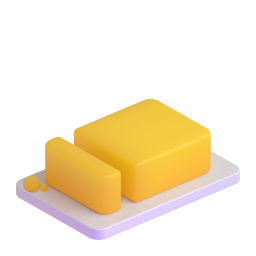
#> input picture assets/tiers/butter.png, 256 x 256 px
$ python -i tiers.py   (imports and definitions only)
#> lines starting #> are read from the running program, lines starting #| are printed output that depends on the picture
#> further down, picture is the input picture: PIL image 256x256 RGBA; mean R, G, B, A 66.7, 54.6, 31.1, 72.9
"""Watch-time tiers, from Corn at 10 h to Bottomless Bucket at 1,000 h, and their badges.

Badges are drawn here with Pillow: a rosette in the tier's metal (bronze, silver,
gold, platinum, diamond, then a purple legend finish) with a 3D icon in the
middle and the tier's name on a ribbon. Icons are Microsoft's Fluent Emoji
(MIT) except the kernels, which are drawn below. The font is Bebas Neue (OFL).
Both are in assets/, with their licences in assets/LICENSES.md.
"""
import hashlib
import io
import math
from dataclasses import dataclass
from functools import lru_cache
from pathlib import Path

import numpy as np
from PIL import Image, ImageChops, ImageDraw, ImageFilter, ImageFont

ASSETS = Path(__file__).parent / "assets"


@dataclass(frozen=True)
class Tier:
    hours: int
    key: str
    name: str
    emoji: str                          # for text: the card, the digest
    metal: tuple[str, str, str]         # light, mid, dark
    glow: str
    points: int                         # spikes on the rosette
    icon: str                           # assets/tiers/<icon>.png, or "kernel" (drawn)
    extra: str | None = None            # a smaller icon in front, bottom right

    @property
    def colour(self) -> int:
        return int(self.metal[1].lstrip("#"), 16)


TIERS = [
    Tier(10, "corn", "Corn", "🌽", ("#F6CFA8", "#C27A44", "#5E3116"), "#C27A44", 12, "corn"),
    Tier(50, "kernel", "Kernel", "🟡", ("#FFFFFF", "#BFC8D2", "#5C6672"), "#BFC8D2", 14, "kernel"),
    Tier(100, "popcorn", "Popcorn", "🍿", ("#FFF6C2", "#F2BE32", "#8A5A00"), "#F2BE32", 16, "popcorn"),
    Tier(250, "salted", "Salted", "🧂", ("#F2FFFD", "#9FE3DC", "#2F6F78"), "#7FE0D6", 18, "popcorn", "salt"),
    Tier(500, "buttery", "Buttery Popcorn", "🧈", ("#EAF9FF", "#5CC8FF", "#1A4DB3"), "#4FB8FF", 20, "popcorn", "butter"),
    Tier(1000, "bottomless", "Bottomless Bucket", "♾️", ("#FFE08A", "#D2338A", "#3A0A5E"), "#B04DFF", 24, "popcorn", "infinity"),
]
MILESTONES = [t.hours for t in TIERS]
_BY_HOURS = {t.hours: t for t in TIERS}


def tier_for(hours: int) -> Tier | None:
    """The tier awarded at exactly this milestone, e.g. 100 -> Gold."""
    return _BY_HOURS.get(hours)


# [4 lines left out: function current_tier, not called in this run]


def next_tier(hours: float) -> Tier | None:
    return next((t for t in TIERS if hours < t.hours), None)


# [9 lines left out: function progress_bar, not called in this run]


# --- Badge art ----------------------------------------------------------------

def _rgb(hex_colour: str) -> np.ndarray:
    h = hex_colour.lstrip("#")
    return np.array([int(h[i:i + 2], 16) for i in (0, 2, 4)], dtype=np.float32)


# [71 lines left out: functions _metal, _rosette, _mask, _kernel, _kernels, _icon, not called in this run]


@lru_cache(maxsize=1)
def _font_path() -> str:
    return str(ASSETS / "fonts" / "BebasNeue-Regular.ttf")


# [117 lines left out: functions _fit_font, _render, _render_mini, not called in this run]


def _locked(img: Image.Image) -> Image.Image:
    """Greyed out and dimmed: a tier not reached yet."""
    grey = img.convert("LA").convert("RGBA")
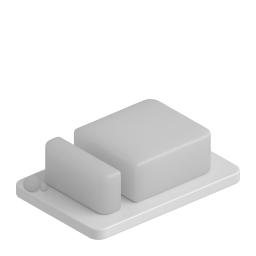
#> grey: PIL image 256x256 RGBA; mean R, G, B, A 55.5, 55.5, 55.5, 72.9; transparent parts drawn white
    grey = Image.eval(grey.convert("RGB"), lambda v: int(v * 0.7)).convert("RGBA")
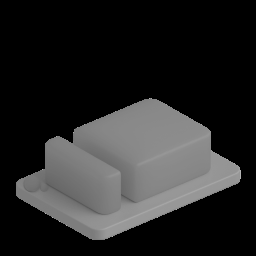
#> grey: PIL image 256x256 RGBA; mean R, G, B, A 38.7, 38.7, 38.7, 255
    grey.putalpha(img.getchannel("A").point(lambda a: int(a * 0.75)))
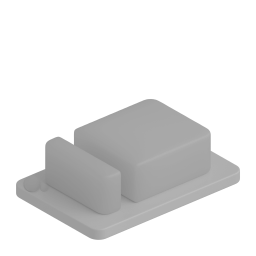
#> grey: PIL image 256x256 RGBA; mean R, G, B, A 38.7, 38.7, 38.7, 54.6; transparent parts drawn white
    return grey


# [23 lines left out: functions emoji_png, badge_png, badge_file, not called in this run]


# --- Custom emojis -------------------------------------------------------------
# The bot uploads the small badges as its own application emojis at start-up
# (cogs/achievements.py), so text can show the art inline. Until then, or if
# the upload fails, text falls back to plain emojis.

EMOJI_PREFIXES = ("tier_", "lock_")
_tags: dict[str, str] = {}              # emoji name -> "<:name:id>"


# [4 lines left out: function emoji_name, not called in this run]


def wanted_emojis() -> dict[str, bytes]:
    return {emoji_name(t, locked): emoji_png(t.key, locked) for t in TIERS for locked in (False, True)}


def set_emoji_tags(tags: dict[str, str]) -> None:
    _tags.clear()
    _tags.update(tags)


def icon(tier: Tier, locked: bool = False) -> str:
    """The tier's badge as an inline emoji, or its plain emoji as a fallback."""
    return _tags.get(emoji_name(tier, locked)) or ("▫️" if locked else tier.emoji)


def collection(hours: float) -> str:
    """All six badges in a row: reached ones in colour, the rest greyed out."""
    return "".join(icon(t, locked=hours < t.hours) for t in TIERS)

>>> from PIL import Image
>>> picture = Image.open('assets/tiers/butter.png')
>>> result = _locked(picture)
